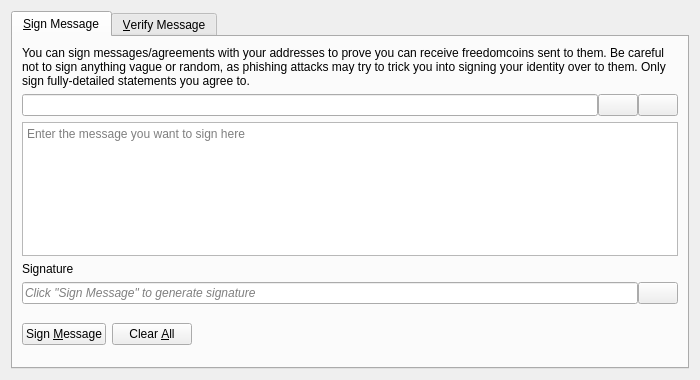
<?xml version="1.0" encoding="UTF-8"?>
<ui version="4.0">
 <class>SignVerifyMessageDialog</class>
 <widget class="QDialog" name="SignVerifyMessageDialog">
  <property name="geometry">
   <rect>
    <x>0</x>
    <y>0</y>
    <width>700</width>
    <height>380</height>
   </rect>
  </property>
  <property name="windowTitle">
   <string>Signatures - Sign / Verify a Message</string>
  </property>
  <property name="modal">
   <bool>true</bool>
  </property>
  <layout class="QVBoxLayout" name="verticalLayout">
   <item>
    <widget class="QTabWidget" name="tabWidget">
     <property name="currentIndex">
      <number>0</number>
     </property>
     <widget class="QWidget" name="tabSignMessage">
      <attribute name="title">
       <string>&amp;Sign Message</string>
      </attribute>
      <layout class="QVBoxLayout" name="verticalLayout_SM">
       <item>
        <widget class="QLabel" name="infoLabel_SM">
         <property name="text">
          <string>You can sign messages/agreements with your addresses to prove you can receive freedomcoins sent to them. Be careful not to sign anything vague or random, as phishing attacks may try to trick you into signing your identity over to them. Only sign fully-detailed statements you agree to.</string>
         </property>
         <property name="textFormat">
          <enum>Qt::PlainText</enum>
         </property>
         <property name="wordWrap">
          <bool>true</bool>
         </property>
        </widget>
       </item>
       <item>
        <layout class="QHBoxLayout" name="horizontalLayout_1_SM">
         <property name="spacing">
          <number>0</number>
         </property>
         <item>
          <widget class="QValidatedLineEdit" name="addressIn_SM">
           <property name="toolTip">
            <string>The Freedomcoin address to sign the message with</string>
           </property>
          </widget>
         </item>
         <item>
          <widget class="QPushButton" name="addressBookButton_SM">
           <property name="toolTip">
            <string>Choose previously used address</string>
           </property>
           <property name="text">
            <string/>
           </property>
           <property name="icon">
            <iconset resource="../bitcoin.qrc">
             <normaloff>:/icons/address-book</normaloff>:/icons/address-book</iconset>
           </property>
           <property name="shortcut">
            <string>Alt+A</string>
           </property>
           <property name="autoDefault">
            <bool>false</bool>
           </property>
          </widget>
         </item>
         <item>
          <widget class="QPushButton" name="pasteButton_SM">
           <property name="toolTip">
            <string>Paste address from clipboard</string>
           </property>
           <property name="text">
            <string/>
           </property>
           <property name="icon">
            <iconset resource="../bitcoin.qrc">
             <normaloff>:/icons/editpaste</normaloff>:/icons/editpaste</iconset>
           </property>
           <property name="shortcut">
            <string>Alt+P</string>
           </property>
           <property name="autoDefault">
            <bool>false</bool>
           </property>
          </widget>
         </item>
        </layout>
       </item>
       <item>
        <widget class="QPlainTextEdit" name="messageIn_SM">
         <property name="toolTip">
          <string>Enter the message you want to sign here</string>
         </property>
         <property name="placeholderText">
          <string>Enter the message you want to sign here</string>
         </property>
        </widget>
       </item>
       <item>
        <widget class="QLabel" name="signatureLabel_SM">
         <property name="text">
          <string>Signature</string>
         </property>
         <property name="textFormat">
          <enum>Qt::PlainText</enum>
         </property>
        </widget>
       </item>
       <item>
        <layout class="QHBoxLayout" name="horizontalLayout_2_SM">
         <property name="spacing">
          <number>0</number>
         </property>
         <item>
          <widget class="QLineEdit" name="signatureOut_SM">
           <property name="placeholderText">
            <string>Click "Sign Message" to generate signature</string>
           </property>
           <property name="font">
            <font>
             <italic>true</italic>
            </font>
           </property>
           <property name="readOnly">
            <bool>true</bool>
           </property>
          </widget>
         </item>
         <item>
          <widget class="QPushButton" name="copySignatureButton_SM">
           <property name="toolTip">
            <string>Copy the current signature to the system clipboard</string>
           </property>
           <property name="text">
            <string/>
           </property>
           <property name="icon">
            <iconset resource="../bitcoin.qrc">
             <normaloff>:/icons/editcopy</normaloff>:/icons/editcopy</iconset>
           </property>
           <property name="autoDefault">
            <bool>false</bool>
           </property>
          </widget>
         </item>
        </layout>
       </item>
       <item>
        <layout class="QHBoxLayout" name="horizontalLayout_3_SM">
         <item>
          <widget class="QPushButton" name="signMessageButton_SM">
           <property name="toolTip">
            <string>Sign the message to prove you own this Freedomcoin address</string>
           </property>
           <property name="text">
            <string>Sign &amp;Message</string>
           </property>
           <property name="icon">
            <iconset resource="../bitcoin.qrc">
             <normaloff>:/icons/edit</normaloff>:/icons/edit</iconset>
           </property>
           <property name="autoDefault">
            <bool>false</bool>
           </property>
          </widget>
         </item>
         <item>
          <widget class="QPushButton" name="clearButton_SM">
           <property name="toolTip">
            <string>Reset all sign message fields</string>
           </property>
           <property name="text">
            <string>Clear &amp;All</string>
           </property>
           <property name="icon">
            <iconset resource="../bitcoin.qrc">
             <normaloff>:/icons/remove</normaloff>:/icons/remove</iconset>
           </property>
           <property name="autoDefault">
            <bool>false</bool>
           </property>
          </widget>
         </item>
         <item>
          <spacer name="horizontalSpacer_1_SM">
           <property name="orientation">
            <enum>Qt::Horizontal</enum>
           </property>
           <property name="sizeHint" stdset="0">
            <size>
             <width>40</width>
             <height>48</height>
            </size>
           </property>
          </spacer>
         </item>
         <item>
          <widget class="QLabel" name="statusLabel_SM">
           <property name="font">
            <font>
             <weight>75</weight>
             <bold>true</bold>
            </font>
           </property>
           <property name="text">
            <string/>
           </property>
           <property name="wordWrap">
            <bool>true</bool>
           </property>
          </widget>
         </item>
         <item>
          <spacer name="horizontalSpacer_2_SM">
           <property name="orientation">
            <enum>Qt::Horizontal</enum>
           </property>
           <property name="sizeHint" stdset="0">
            <size>
             <width>40</width>
             <height>48</height>
            </size>
           </property>
          </spacer>
         </item>
        </layout>
       </item>
      </layout>
     </widget>
     <widget class="QWidget" name="tabVerifyMessage">
      <attribute name="title">
       <string>&amp;Verify Message</string>
      </attribute>
      <layout class="QVBoxLayout" name="verticalLayout_VM">
       <item>
        <widget class="QLabel" name="infoLabel_VM">
         <property name="text">
          <string>Enter the receiver's address, message (ensure you copy line breaks, spaces, tabs, etc. exactly) and signature below to verify the message. Be careful not to read more into the signature than what is in the signed message itself, to avoid being tricked by a man-in-the-middle attack. Note that this only proves the signing party receives with the address, it cannot prove sendership of any transaction!</string>
         </property>
         <property name="textFormat">
          <enum>Qt::PlainText</enum>
         </property>
         <property name="alignment">
          <set>Qt::AlignLeading|Qt::AlignLeft|Qt::AlignTop</set>
         </property>
         <property name="wordWrap">
          <bool>true</bool>
         </property>
        </widget>
       </item>
       <item>
        <layout class="QHBoxLayout" name="horizontalLayout_1_VM">
         <property name="spacing">
          <number>0</number>
         </property>
         <item>
          <widget class="QValidatedLineEdit" name="addressIn_VM">
           <property name="toolTip">
            <string>The Freedomcoin address the message was signed with</string>
           </property>
          </widget>
         </item>
         <item>
          <widget class="QPushButton" name="addressBookButton_VM">
           <property name="toolTip">
            <string>Choose previously used address</string>
           </property>
           <property name="text">
            <string/>
           </property>
           <property name="icon">
            <iconset resource="../bitcoin.qrc">
             <normaloff>:/icons/address-book</normaloff>:/icons/address-book</iconset>
           </property>
           <property name="shortcut">
            <string>Alt+A</string>
           </property>
           <property name="autoDefault">
            <bool>false</bool>
           </property>
          </widget>
         </item>
        </layout>
       </item>
       <item>
        <widget class="QPlainTextEdit" name="messageIn_VM">
          <property name="toolTip">
            <string>The signed message to verify</string>
          </property>
          <property name="placeholderText">
            <string>The signed message to verify</string>
          </property>
        </widget>
       </item>
       <item>
        <widget class="QValidatedLineEdit" name="signatureIn_VM">
          <property name="toolTip">
            <string>The signature given when the message was signed</string>
          </property>
          <property name="placeholderText">
            <string>The signature given when the message was signed</string>
          </property>
        </widget>
       </item>
       <item>
        <layout class="QHBoxLayout" name="horizontalLayout_2_VM">
         <item>
          <widget class="QPushButton" name="verifyMessageButton_VM">
           <property name="toolTip">
            <string>Verify the message to ensure it was signed with the specified Freedomcoin address</string>
           </property>
           <property name="text">
            <string>Verify &amp;Message</string>
           </property>
           <property name="icon">
            <iconset resource="../bitcoin.qrc">
             <normaloff>:/icons/transaction_0</normaloff>:/icons/transaction_0</iconset>
           </property>
           <property name="autoDefault">
            <bool>false</bool>
           </property>
          </widget>
         </item>
         <item>
          <widget class="QPushButton" name="clearButton_VM">
           <property name="toolTip">
            <string>Reset all verify message fields</string>
           </property>
           <property name="text">
            <string>Clear &amp;All</string>
           </property>
           <property name="icon">
            <iconset resource="../bitcoin.qrc">
             <normaloff>:/icons/remove</normaloff>:/icons/remove</iconset>
           </property>
           <property name="autoDefault">
            <bool>false</bool>
           </property>
          </widget>
         </item>
         <item>
          <spacer name="horizontalSpacer_1_VM">
           <property name="orientation">
            <enum>Qt::Horizontal</enum>
           </property>
           <property name="sizeHint" stdset="0">
            <size>
             <width>40</width>
             <height>48</height>
            </size>
           </property>
          </spacer>
         </item>
         <item>
          <widget class="QLabel" name="statusLabel_VM">
           <property name="font">
            <font>
             <weight>75</weight>
             <bold>true</bold>
            </font>
           </property>
           <property name="text">
            <string/>
           </property>
           <property name="wordWrap">
            <bool>true</bool>
           </property>
          </widget>
         </item>
         <item>
          <spacer name="horizontalSpacer_2_VM">
           <property name="orientation">
            <enum>Qt::Horizontal</enum>
           </property>
           <property name="sizeHint" stdset="0">
            <size>
             <width>40</width>
             <height>48</height>
            </size>
           </property>
          </spacer>
         </item>
        </layout>
       </item>
      </layout>
     </widget>
    </widget>
   </item>
  </layout>
 </widget>
 <customwidgets>
  <customwidget>
   <class>QValidatedLineEdit</class>
   <extends>QLineEdit</extends>
   <header>qt/qvalidatedlineedit.h</header>
  </customwidget>
 </customwidgets>
 <resources>
  <include location="../bitcoin.qrc"/>
 </resources>
 <connections/>
</ui>
